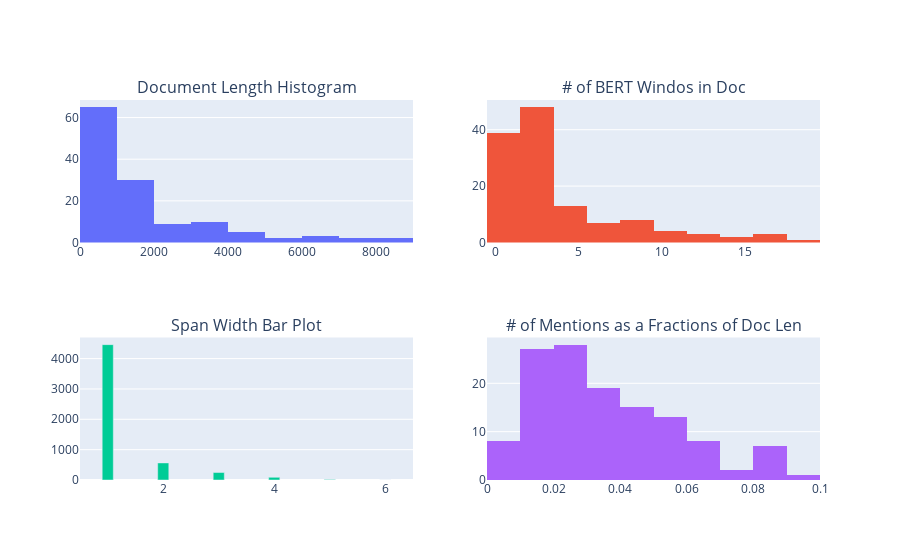

Notebook code cell kept with this figure:
### Code cell
fig = make_subplots(rows=2, cols=2, 
                   subplot_titles=("Document Length Histogram", "# of BERT Windos in Doc", 
                                   "Span Width Bar Plot", "# of Mentions as a Fractions of Doc Len"))

x, y = zip(*sorted(span_width.items()))
fig.add_trace(
    go.Histogram(x=doc_lengths),
    row=1, col=1
)

fig.add_trace(
    go.Histogram(x=num_bert_windows),
    row=1, col=2
)

fig.add_trace(
    go.Bar(x=x, y=y, width=0.2),
    row=2, col=1
)

fig.add_trace(
    go.Histogram(x=span_count_fracs),
    row=2, col=2
)

fig.update_layout(showlegend=False)
fig.show()

### Figure 1 — Plotly figure (JSON) as saved in the notebook; plotly's stock layout.template omitted (floating-point values rounded to 4 significant figures)
{"data": [{"type": "histogram", "x": [2180, 2858, 2483, 439, 1026, 406, 1012, 402, 321, 81, 611, 222, 350, 427, 347, 425, 304, 362, 641, 377, 312, 828, 649, 432, 453, 468, 330, 549, 606, 653, 286, 275, 440, 281, 1007, 1005, 752, 97, 262, 272, 1089, 1034, 390, 307, 281, 559, 302, 328, 344, 269, 804, 712, 434, 688, 556, 638, 676, 945, 1808, 2337, 1599, 743, 445, 514, 378, 230, 320, 553, 326, 602, 445, 6114, 4946, 3841, 8939, 1646, 2964, 1112, 4592, 3480, 4047, 1009, 7695, 1790, 3873, 3594, 5275, 8134, 6686, 3572, 3291, 1927, 2763, 1081, 7021, 3854, 1244, 1567, 861, 4554, 1321, 815, 1277, 3588, 737, 1474, 3399, 964, 6472, 2079, 2205, 3161, 1673, 915, 1196, 1236, 1376, 1475, 2029, 1872, 1026, 1195, 757, 1265, 1347, 5904, 4674, 1004], "xaxis": "x", "yaxis": "y"}, {"type": "histogram", "x": [5, 6, 6, 1, 3, 1, 2, 1, 1, 1, 2, 1, 1, 1, 1, 1, 1, 1, 2, 1, 1, 2, 2, 1, 1, 1, 1, 2, 2, 2, 1, 1, 1, 1, 3, 2, 2, 1, 1, 1, 3, 3, 1, 1, 1, 2, 1, 1, 1, 1, 2, 2, 1, 2, 2, 2, 2, 2, 4, 5, 4, 2, 1, 2, 1, 1, 1, 2, 1, 2, 1, 13, 10, 8, 19, 4, 7, 3, 10, 8, 9, 3, 17, 4, 8, 8, 12, 17, 14, 8, 7, 4, 6, 3, 16, 8, 3, 4, 2, 10, 3, 2, 3, 8, 2, 3, 7, 2, 14, 5, 5, 7, 4, 2, 3, 3, 3, 3, 5, 4, 3, 3, 2, 3, 3, 12, 10, 2], "xaxis": "x2", "yaxis": "y2"}, {"type": "bar", "width": 0.2, "x": [1, 2, 3, 4, 5, 6], "xaxis": "x3", "y": [4460, 563, 246, 88, 17, 4], "yaxis": "y3"}, {"type": "histogram", "x": [0.06606, 0.03359, 0.02698, 0.05011, 0.03314, 0.05911, 0.05929, 0.02736, 0.06854, 0.03704, 0.04092, 0.04955, 0.04, 0.05152, 0.08934, 0.09176, 0.08882, 0.03591, 0.03276, 0.06366, 0.08013, 0.06401, 0.05239, 0.03704, 0.04415, 0.04701, 0.04848, 0.04007, 0.05281, 0.0536, 0.06643, 0.02182, 0.06591, 0.02135, 0.03376, 0.02786, 0.03723, 0.05155, 0.03817, 0.08088, 0.0404, 0.02708, 0.05385, 0.08469, 0.02847, 0.0322, 0.05629, 0.02439, 0.04651, 0.05204, 0.08582, 0.03371, 0.0553, 0.02035, 0.07554, 0.08934, 0.0355, 0.04656, 0.05199, 0.03979, 0.03752, 0.02423, 0.06292, 0.02529, 0.03968, 0.04348, 0.03437, 0.07595, 0.06135, 0.01495, 0.02472, 0.009814, 0.006066, 0.02057, 0.03848, 0.02066, 0.02564, 0.01619, 0.01807, 0.01379, 0.04571, 0.01288, 0.01352, 0.01006, 0.01265, 0.005843, 0.04095, 0.007131, 0.02812, 0.006999, 0.03069, 0.01557, 0.02027, 0.0148, 0.02208, 0.02595, 0.01768, 0.02999, 0.01626, 0.0235, 0.0212, 0.01472, 0.01096, 0.02787, 0.02442, 0.01221, 0.01118, 0.01245, 0.019, 0.01539, 0.01315, 0.01107, 0.01076, 0.01749, 0.01254, 0.02832, 0.01017, 0.01695, 0.007393, 0.00641, 0.02924, 0.01757, 0.03831, 0.02213, 0.04009, 0.0249, 0.005135, 0.04482], "xaxis": "x4", "yaxis": "y4"}], "layout": {"annotations": [{"font": {"size": 16}, "showarrow": false, "text": "Document Length Histogram", "x": 0.225, "xanchor": "center", "xref": "paper", "y": 1, "yanchor": "bottom", "yref": "paper"}, {"font": {"size": 16}, "showarrow": false, "text": "# of BERT Windos in Doc", "x": 0.775, "xanchor": "center", "xref": "paper", "y": 1, "yanchor": "bottom", "yref": "paper"}, {"font": {"size": 16}, "showarrow": false, "text": "Span Width Bar Plot", "x": 0.225, "xanchor": "center", "xref": "paper", "y": 0.375, "yanchor": "bottom", "yref": "paper"}, {"font": {"size": 16}, "showarrow": false, "text": "# of Mentions as a Fractions of Doc Len", "x": 0.775, "xanchor": "center", "xref": "paper", "y": 0.375, "yanchor": "bottom", "yref": "paper"}], "showlegend": false, "xaxis": {"anchor": "y", "domain": [0, 0.45]}, "xaxis2": {"anchor": "y2", "domain": [0.55, 1]}, "xaxis3": {"anchor": "y3", "domain": [0, 0.45]}, "xaxis4": {"anchor": "y4", "domain": [0.55, 1]}, "yaxis": {"anchor": "x", "domain": [0.625, 1]}, "yaxis2": {"anchor": "x2", "domain": [0.625, 1]}, "yaxis3": {"anchor": "x3", "domain": [0, 0.375]}, "yaxis4": {"anchor": "x4", "domain": [0, 0.375]}}}
